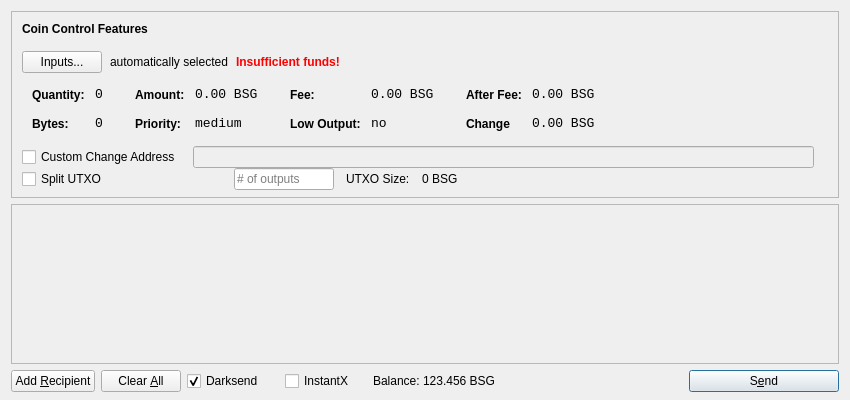
<?xml version="1.0" encoding="UTF-8"?>
<ui version="4.0">
 <class>SendCoinsDialog</class>
 <widget class="QDialog" name="SendCoinsDialog">
  <property name="geometry">
   <rect>
    <x>0</x>
    <y>0</y>
    <width>850</width>
    <height>400</height>
   </rect>
  </property>
  <property name="windowTitle">
   <string>Send Coins</string>
  </property>
  <layout class="QVBoxLayout" name="verticalLayout" stretch="0,1,0">
   <property name="bottomMargin">
    <number>8</number>
   </property>
   <item>
    <widget class="QFrame" name="frameCoinControl">
     <property name="sizePolicy">
      <sizepolicy hsizetype="Expanding" vsizetype="Expanding">
       <horstretch>0</horstretch>
       <verstretch>0</verstretch>
      </sizepolicy>
     </property>
     <property name="maximumSize">
      <size>
       <width>16777215</width>
       <height>16777215</height>
      </size>
     </property>
     <property name="frameShape">
      <enum>QFrame::StyledPanel</enum>
     </property>
     <property name="frameShadow">
      <enum>QFrame::Sunken</enum>
     </property>
     <layout class="QVBoxLayout" name="verticalLayoutCoinControl2">
      <property name="spacing">
       <number>-1</number>
      </property>
      <property name="leftMargin">
       <number>0</number>
      </property>
      <property name="topMargin">
       <number>0</number>
      </property>
      <property name="rightMargin">
       <number>0</number>
      </property>
      <property name="bottomMargin">
       <number>6</number>
      </property>
      <item>
       <layout class="QVBoxLayout" name="verticalLayoutCoinControl" stretch="0,0,0,0,1">
        <property name="spacing">
         <number>0</number>
        </property>
        <property name="leftMargin">
         <number>10</number>
        </property>
        <property name="topMargin">
         <number>10</number>
        </property>
        <item>
         <layout class="QHBoxLayout" name="horizontalLayoutCoinControl1">
          <property name="bottomMargin">
           <number>15</number>
          </property>
          <item>
           <widget class="QLabel" name="labelCoinControlFeatures">
            <property name="sizePolicy">
             <sizepolicy hsizetype="Preferred" vsizetype="Maximum">
              <horstretch>0</horstretch>
              <verstretch>0</verstretch>
             </sizepolicy>
            </property>
            <property name="font">
             <font>
              <weight>75</weight>
              <bold>true</bold>
             </font>
            </property>
            <property name="styleSheet">
             <string notr="true">font-weight:bold;</string>
            </property>
            <property name="text">
             <string>Coin Control Features</string>
            </property>
           </widget>
          </item>
         </layout>
        </item>
        <item>
         <layout class="QHBoxLayout" name="horizontalLayoutCoinControl2" stretch="0,0,0,0">
          <property name="spacing">
           <number>8</number>
          </property>
          <property name="bottomMargin">
           <number>10</number>
          </property>
          <item>
           <widget class="QPushButton" name="pushButtonCoinControl">
            <property name="styleSheet">
             <string notr="true"/>
            </property>
            <property name="text">
             <string>Inputs...</string>
            </property>
           </widget>
          </item>
          <item>
           <widget class="QLabel" name="labelCoinControlAutomaticallySelected">
            <property name="text">
             <string>automatically selected</string>
            </property>
            <property name="margin">
             <number>5</number>
            </property>
           </widget>
          </item>
          <item>
           <widget class="QLabel" name="labelCoinControlInsuffFunds">
            <property name="font">
             <font>
              <weight>75</weight>
              <bold>true</bold>
             </font>
            </property>
            <property name="styleSheet">
             <string notr="true">color:red;font-weight:bold;</string>
            </property>
            <property name="text">
             <string>Insufficient funds!</string>
            </property>
            <property name="margin">
             <number>5</number>
            </property>
           </widget>
          </item>
          <item>
           <spacer name="horizontalSpacerCoinControl">
            <property name="orientation">
             <enum>Qt::Horizontal</enum>
            </property>
            <property name="sizeHint" stdset="0">
             <size>
              <width>40</width>
              <height>1</height>
             </size>
            </property>
           </spacer>
          </item>
         </layout>
        </item>
        <item>
         <widget class="QWidget" name="widgetCoinControl" native="true">
          <property name="sizePolicy">
           <sizepolicy hsizetype="Preferred" vsizetype="Preferred">
            <horstretch>0</horstretch>
            <verstretch>0</verstretch>
           </sizepolicy>
          </property>
          <property name="minimumSize">
           <size>
            <width>0</width>
            <height>0</height>
           </size>
          </property>
          <property name="styleSheet">
           <string notr="true"/>
          </property>
          <layout class="QHBoxLayout" name="horizontalLayoutCoinControl5">
           <property name="margin">
            <number>0</number>
           </property>
           <item>
            <layout class="QHBoxLayout" name="horizontalLayoutCoinControl3" stretch="0,0,0,1">
             <property name="spacing">
              <number>20</number>
             </property>
             <property name="topMargin">
              <number>0</number>
             </property>
             <property name="bottomMargin">
              <number>10</number>
             </property>
             <item>
              <layout class="QFormLayout" name="formLayoutCoinControl1">
               <property name="horizontalSpacing">
                <number>10</number>
               </property>
               <property name="verticalSpacing">
                <number>14</number>
               </property>
               <property name="leftMargin">
                <number>10</number>
               </property>
               <property name="topMargin">
                <number>4</number>
               </property>
               <property name="rightMargin">
                <number>6</number>
               </property>
               <item row="0" column="0">
                <widget class="QLabel" name="labelCoinControlQuantityText">
                 <property name="styleSheet">
                  <string notr="true">font-weight:bold;</string>
                 </property>
                 <property name="text">
                  <string>Quantity:</string>
                 </property>
                 <property name="margin">
                  <number>0</number>
                 </property>
                </widget>
               </item>
               <item row="0" column="1">
                <widget class="QLabel" name="labelCoinControlQuantity">
                 <property name="font">
                  <font>
                   <family>Monospace</family>
                   <pointsize>10</pointsize>
                  </font>
                 </property>
                 <property name="cursor">
                  <cursorShape>IBeamCursor</cursorShape>
                 </property>
                 <property name="contextMenuPolicy">
                  <enum>Qt::ActionsContextMenu</enum>
                 </property>
                 <property name="text">
                  <string>0</string>
                 </property>
                 <property name="margin">
                  <number>0</number>
                 </property>
                 <property name="textInteractionFlags">
                  <set>Qt::LinksAccessibleByMouse|Qt::TextSelectableByKeyboard|Qt::TextSelectableByMouse</set>
                 </property>
                </widget>
               </item>
               <item row="1" column="0">
                <widget class="QLabel" name="labelCoinControlBytesText">
                 <property name="styleSheet">
                  <string notr="true">font-weight:bold;</string>
                 </property>
                 <property name="text">
                  <string>Bytes:</string>
                 </property>
                </widget>
               </item>
               <item row="1" column="1">
                <widget class="QLabel" name="labelCoinControlBytes">
                 <property name="font">
                  <font>
                   <family>Monospace</family>
                   <pointsize>10</pointsize>
                  </font>
                 </property>
                 <property name="cursor">
                  <cursorShape>IBeamCursor</cursorShape>
                 </property>
                 <property name="contextMenuPolicy">
                  <enum>Qt::ActionsContextMenu</enum>
                 </property>
                 <property name="text">
                  <string>0</string>
                 </property>
                 <property name="textInteractionFlags">
                  <set>Qt::LinksAccessibleByMouse|Qt::TextSelectableByKeyboard|Qt::TextSelectableByMouse</set>
                 </property>
                </widget>
               </item>
              </layout>
             </item>
             <item>
              <layout class="QFormLayout" name="formLayoutCoinControl2">
               <property name="horizontalSpacing">
                <number>10</number>
               </property>
               <property name="verticalSpacing">
                <number>14</number>
               </property>
               <property name="leftMargin">
                <number>6</number>
               </property>
               <property name="topMargin">
                <number>4</number>
               </property>
               <property name="rightMargin">
                <number>6</number>
               </property>
               <item row="0" column="0">
                <widget class="QLabel" name="labelCoinControlAmountText">
                 <property name="styleSheet">
                  <string notr="true">font-weight:bold;</string>
                 </property>
                 <property name="text">
                  <string>Amount:</string>
                 </property>
                 <property name="margin">
                  <number>0</number>
                 </property>
                </widget>
               </item>
               <item row="0" column="1">
                <widget class="QLabel" name="labelCoinControlAmount">
                 <property name="font">
                  <font>
                   <family>Monospace</family>
                   <pointsize>10</pointsize>
                  </font>
                 </property>
                 <property name="cursor">
                  <cursorShape>IBeamCursor</cursorShape>
                 </property>
                 <property name="contextMenuPolicy">
                  <enum>Qt::ActionsContextMenu</enum>
                 </property>
                 <property name="text">
                  <string>0.00 BSG</string>
                 </property>
                 <property name="textInteractionFlags">
                  <set>Qt::LinksAccessibleByMouse|Qt::TextSelectableByKeyboard|Qt::TextSelectableByMouse</set>
                 </property>
                </widget>
               </item>
               <item row="1" column="0">
                <widget class="QLabel" name="labelCoinControlPriorityText">
                 <property name="styleSheet">
                  <string notr="true">font-weight:bold;</string>
                 </property>
                 <property name="text">
                  <string>Priority:</string>
                 </property>
                </widget>
               </item>
               <item row="1" column="1">
                <widget class="QLabel" name="labelCoinControlPriority">
                 <property name="font">
                  <font>
                   <family>Monospace</family>
                   <pointsize>10</pointsize>
                  </font>
                 </property>
                 <property name="cursor">
                  <cursorShape>IBeamCursor</cursorShape>
                 </property>
                 <property name="contextMenuPolicy">
                  <enum>Qt::ActionsContextMenu</enum>
                 </property>
                 <property name="text">
                  <string>medium</string>
                 </property>
                 <property name="textInteractionFlags">
                  <set>Qt::LinksAccessibleByMouse|Qt::TextSelectableByKeyboard|Qt::TextSelectableByMouse</set>
                 </property>
                </widget>
               </item>
              </layout>
             </item>
             <item>
              <layout class="QFormLayout" name="formLayoutCoinControl3">
               <property name="horizontalSpacing">
                <number>10</number>
               </property>
               <property name="verticalSpacing">
                <number>14</number>
               </property>
               <property name="leftMargin">
                <number>6</number>
               </property>
               <property name="topMargin">
                <number>4</number>
               </property>
               <property name="rightMargin">
                <number>6</number>
               </property>
               <item row="0" column="0">
                <widget class="QLabel" name="labelCoinControlFeeText">
                 <property name="styleSheet">
                  <string notr="true">font-weight:bold;</string>
                 </property>
                 <property name="text">
                  <string>Fee:</string>
                 </property>
                 <property name="margin">
                  <number>0</number>
                 </property>
                </widget>
               </item>
               <item row="0" column="1">
                <widget class="QLabel" name="labelCoinControlFee">
                 <property name="font">
                  <font>
                   <family>Monospace</family>
                   <pointsize>10</pointsize>
                  </font>
                 </property>
                 <property name="cursor">
                  <cursorShape>IBeamCursor</cursorShape>
                 </property>
                 <property name="contextMenuPolicy">
                  <enum>Qt::ActionsContextMenu</enum>
                 </property>
                 <property name="text">
                  <string>0.00 BSG</string>
                 </property>
                 <property name="textInteractionFlags">
                  <set>Qt::LinksAccessibleByMouse|Qt::TextSelectableByKeyboard|Qt::TextSelectableByMouse</set>
                 </property>
                </widget>
               </item>
               <item row="1" column="0">
                <widget class="QLabel" name="labelCoinControlLowOutputText">
                 <property name="styleSheet">
                  <string notr="true">font-weight:bold;</string>
                 </property>
                 <property name="text">
                  <string>Low Output:</string>
                 </property>
                </widget>
               </item>
               <item row="1" column="1">
                <widget class="QLabel" name="labelCoinControlLowOutput">
                 <property name="font">
                  <font>
                   <family>Monospace</family>
                   <pointsize>10</pointsize>
                  </font>
                 </property>
                 <property name="cursor">
                  <cursorShape>IBeamCursor</cursorShape>
                 </property>
                 <property name="contextMenuPolicy">
                  <enum>Qt::ActionsContextMenu</enum>
                 </property>
                 <property name="text">
                  <string>no</string>
                 </property>
                 <property name="textInteractionFlags">
                  <set>Qt::LinksAccessibleByMouse|Qt::TextSelectableByKeyboard|Qt::TextSelectableByMouse</set>
                 </property>
                </widget>
               </item>
              </layout>
             </item>
             <item>
              <layout class="QFormLayout" name="formLayoutCoinControl4">
               <property name="horizontalSpacing">
                <number>10</number>
               </property>
               <property name="verticalSpacing">
                <number>14</number>
               </property>
               <property name="leftMargin">
                <number>6</number>
               </property>
               <property name="topMargin">
                <number>4</number>
               </property>
               <property name="rightMargin">
                <number>6</number>
               </property>
               <item row="0" column="0">
                <widget class="QLabel" name="labelCoinControlAfterFeeText">
                 <property name="styleSheet">
                  <string notr="true">font-weight:bold;</string>
                 </property>
                 <property name="text">
                  <string>After Fee:</string>
                 </property>
                 <property name="margin">
                  <number>0</number>
                 </property>
                </widget>
               </item>
               <item row="0" column="1">
                <widget class="QLabel" name="labelCoinControlAfterFee">
                 <property name="font">
                  <font>
                   <family>Monospace</family>
                   <pointsize>10</pointsize>
                  </font>
                 </property>
                 <property name="cursor">
                  <cursorShape>IBeamCursor</cursorShape>
                 </property>
                 <property name="contextMenuPolicy">
                  <enum>Qt::ActionsContextMenu</enum>
                 </property>
                 <property name="text">
                  <string>0.00 BSG</string>
                 </property>
                 <property name="textInteractionFlags">
                  <set>Qt::LinksAccessibleByMouse|Qt::TextSelectableByKeyboard|Qt::TextSelectableByMouse</set>
                 </property>
                </widget>
               </item>
               <item row="1" column="0">
                <widget class="QLabel" name="labelCoinControlChangeText">
                 <property name="styleSheet">
                  <string notr="true">font-weight:bold;</string>
                 </property>
                 <property name="text">
                  <string>Change</string>
                 </property>
                </widget>
               </item>
               <item row="1" column="1">
                <widget class="QLabel" name="labelCoinControlChange">
                 <property name="font">
                  <font>
                   <family>Monospace</family>
                   <pointsize>10</pointsize>
                  </font>
                 </property>
                 <property name="cursor">
                  <cursorShape>IBeamCursor</cursorShape>
                 </property>
                 <property name="contextMenuPolicy">
                  <enum>Qt::ActionsContextMenu</enum>
                 </property>
                 <property name="text">
                  <string>0.00 BSG</string>
                 </property>
                 <property name="textInteractionFlags">
                  <set>Qt::LinksAccessibleByMouse|Qt::TextSelectableByKeyboard|Qt::TextSelectableByMouse</set>
                 </property>
                </widget>
               </item>
              </layout>
             </item>
            </layout>
           </item>
          </layout>
         </widget>
        </item>
        <item>
         <layout class="QHBoxLayout" name="horizontalLayoutCoinControl4" stretch="0,0,0">
          <property name="spacing">
           <number>12</number>
          </property>
          <property name="sizeConstraint">
           <enum>QLayout::SetDefaultConstraint</enum>
          </property>
          <property name="topMargin">
           <number>5</number>
          </property>
          <property name="rightMargin">
           <number>5</number>
          </property>
          <item>
           <widget class="QCheckBox" name="checkBoxCoinControlChange">
            <property name="text">
             <string>Custom Change Address</string>
            </property>
           </widget>
          </item>
          <item>
           <widget class="QLineEdit" name="lineEditCoinControlChange">
            <property name="enabled">
             <bool>false</bool>
            </property>
            <property name="sizePolicy">
             <sizepolicy hsizetype="Expanding" vsizetype="Fixed">
              <horstretch>0</horstretch>
              <verstretch>0</verstretch>
             </sizepolicy>
            </property>
           </widget>
          </item>
          <item>
           <widget class="QLabel" name="labelCoinControlChangeLabel">
            <property name="sizePolicy">
             <sizepolicy hsizetype="Preferred" vsizetype="Expanding">
              <horstretch>0</horstretch>
              <verstretch>0</verstretch>
             </sizepolicy>
            </property>
            <property name="minimumSize">
             <size>
              <width>0</width>
              <height>0</height>
             </size>
            </property>
            <property name="text">
             <string/>
            </property>
            <property name="margin">
             <number>3</number>
            </property>
           </widget>
          </item>
         </layout>
        </item>
        <item>
         <layout class="QHBoxLayout" name="horizontalLayoutCoinControl6">
          <property name="spacing">
           <number>12</number>
          </property>
          <property name="rightMargin">
           <number>0</number>
          </property>
          <item>
           <widget class="QCheckBox" name="splitBlockCheckBox">
            <property name="sizePolicy">
             <sizepolicy hsizetype="Preferred" vsizetype="Preferred">
              <horstretch>0</horstretch>
              <verstretch>0</verstretch>
             </sizepolicy>
            </property>
            <property name="minimumSize">
             <size>
              <width>200</width>
              <height>0</height>
             </size>
            </property>
            <property name="maximumSize">
             <size>
              <width>200</width>
              <height>16777215</height>
             </size>
            </property>
            <property name="text">
             <string>Split UTXO</string>
            </property>
           </widget>
          </item>
          <item>
           <widget class="QLineEdit" name="splitBlockLineEdit">
            <property name="sizePolicy">
             <sizepolicy hsizetype="Preferred" vsizetype="Preferred">
              <horstretch>50</horstretch>
              <verstretch>0</verstretch>
             </sizepolicy>
            </property>
            <property name="minimumSize">
             <size>
              <width>100</width>
              <height>0</height>
             </size>
            </property>
            <property name="maximumSize">
             <size>
              <width>100</width>
              <height>16777215</height>
             </size>
            </property>
            <property name="placeholderText">
             <string># of outputs</string>
            </property>
           </widget>
          </item>
          <item>
           <widget class="QLabel" name="labelBlockSizeText">
            <property name="text">
             <string>UTXO Size:</string>
            </property>
           </widget>
          </item>
          <item>
           <widget class="QLabel" name="labelBlockSize">
            <property name="text">
             <string>0 BSG</string>
            </property>
           </widget>
          </item>
          <item>
           <spacer name="horizontalSpacer_7">
            <property name="orientation">
             <enum>Qt::Horizontal</enum>
            </property>
            <property name="sizeHint" stdset="0">
             <size>
              <width>40</width>
              <height>20</height>
             </size>
            </property>
           </spacer>
          </item>
         </layout>
        </item>
        <item>
         <spacer name="verticalSpacerCoinControl">
          <property name="orientation">
           <enum>Qt::Vertical</enum>
          </property>
          <property name="sizeHint" stdset="0">
           <size>
            <width>800</width>
            <height>1</height>
           </size>
          </property>
         </spacer>
        </item>
       </layout>
      </item>
     </layout>
    </widget>
   </item>
   <item>
    <widget class="QScrollArea" name="scrollArea">
     <property name="widgetResizable">
      <bool>true</bool>
     </property>
     <widget class="QWidget" name="scrollAreaWidgetContents">
      <property name="geometry">
       <rect>
        <x>0</x>
        <y>0</y>
        <width>830</width>
        <height>165</height>
       </rect>
      </property>
      <layout class="QVBoxLayout" name="verticalLayout_2">
       <property name="margin">
        <number>0</number>
       </property>
       <item>
        <layout class="QVBoxLayout" name="entries">
         <property name="spacing">
          <number>6</number>
         </property>
        </layout>
       </item>
       <item>
        <spacer name="verticalSpacer">
         <property name="orientation">
          <enum>Qt::Vertical</enum>
         </property>
         <property name="sizeHint" stdset="0">
          <size>
           <width>20</width>
           <height>40</height>
          </size>
         </property>
        </spacer>
       </item>
      </layout>
     </widget>
    </widget>
   </item>
   <item>
    <layout class="QHBoxLayout" name="horizontalLayout">
     <item>
      <widget class="QPushButton" name="addButton">
       <property name="toolTip">
        <string>Send to multiple recipients at once</string>
       </property>
       <property name="text">
        <string>Add &amp;Recipient</string>
       </property>
       <property name="autoDefault">
        <bool>false</bool>
       </property>
      </widget>
     </item>
     <item>
      <widget class="QPushButton" name="clearButton">
       <property name="sizePolicy">
        <sizepolicy hsizetype="Minimum" vsizetype="Fixed">
         <horstretch>0</horstretch>
         <verstretch>0</verstretch>
        </sizepolicy>
       </property>
       <property name="toolTip">
        <string>Remove all transaction fields</string>
       </property>
       <property name="text">
        <string>Clear &amp;All</string>
       </property>
       <property name="autoRepeatDelay">
        <number>300</number>
       </property>
       <property name="autoDefault">
        <bool>false</bool>
       </property>
      </widget>
     </item>
     <item>
      <layout class="QHBoxLayout" name="horizontalLayout_2">
       <property name="spacing">
        <number>3</number>
       </property>
        <item>
        <widget class="QCheckBox" name="checkUseDarksend">
         <property name="minimumSize">
          <size>
           <width>95</width>
           <height>0</height>
          </size>
         </property>
         <property name="text">
          <string>Darksend</string>
         </property>
         <property name="checked">
          <bool>true</bool>
         </property>
        </widget>
       </item>
       <item>
        <widget class="QCheckBox" name="checkInstantX">
         <property name="enabled">
          <bool>true</bool>
         </property>
         <property name="minimumSize">
          <size>
           <width>85</width>
           <height>0</height>
          </size>
         </property>
         <property name="text">
          <string>InstantX</string>
         </property>
        </widget>
       </item>
       <item>
        <widget class="QLabel" name="label">
         <property name="sizePolicy">
          <sizepolicy hsizetype="Preferred" vsizetype="Fixed">
           <horstretch>0</horstretch>
           <verstretch>0</verstretch>
          </sizepolicy>
         </property>
         <property name="text">
          <string>Balance:</string>
         </property>
        </widget>
       </item>
       <item>
        <widget class="QLabel" name="labelBalance">
         <property name="sizePolicy">
          <sizepolicy hsizetype="Preferred" vsizetype="Fixed">
           <horstretch>0</horstretch>
           <verstretch>0</verstretch>
          </sizepolicy>
         </property>
         <property name="cursor">
          <cursorShape>IBeamCursor</cursorShape>
         </property>
         <property name="text">
          <string>123.456 BSG</string>
         </property>
         <property name="textInteractionFlags">
          <set>Qt::LinksAccessibleByMouse|Qt::TextSelectableByKeyboard|Qt::TextSelectableByMouse</set>
         </property>
        </widget>
       </item>
      </layout>
     </item>
     <item>
      <spacer name="horizontalSpacer">
       <property name="orientation">
        <enum>Qt::Horizontal</enum>
       </property>
       <property name="sizeHint" stdset="0">
        <size>
         <width>40</width>
         <height>20</height>
        </size>
       </property>
      </spacer>
     </item>
     <item>
      <widget class="QPushButton" name="sendButton">
       <property name="minimumSize">
        <size>
         <width>150</width>
         <height>0</height>
        </size>
       </property>
       <property name="toolTip">
        <string>Confirm the send action</string>
       </property>
       <property name="text">
        <string>S&amp;end</string>
       </property>
       <property name="icon">
        <iconset resource="../bitcoin.qrc">
         <normaloff>:/icons/send</normaloff>:/icons/send</iconset>
       </property>
       <property name="default">
        <bool>true</bool>
       </property>
      </widget>
     </item>
    </layout>
   </item>
  </layout>
 </widget>
 <resources>
  <include location="../bitcoin.qrc"/>
 </resources>
 <connections/>
</ui>
